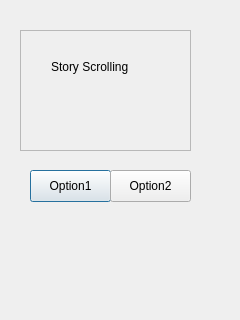
<?xml version="1.0" encoding="UTF-8"?>
<ui version="4.0">
 <class>ReadStory</class>
 <widget class="QDialog" name="ReadStory">
  <property name="geometry">
   <rect>
    <x>0</x>
    <y>0</y>
    <width>240</width>
    <height>320</height>
   </rect>
  </property>
  <property name="windowTitle">
   <string>Dialog</string>
  </property>
  <widget class="QScrollArea" name="scrollArea">
   <property name="geometry">
    <rect>
     <x>20</x>
     <y>30</y>
     <width>171</width>
     <height>121</height>
    </rect>
   </property>
   <property name="widgetResizable">
    <bool>true</bool>
   </property>
   <widget class="QWidget" name="scrollAreaWidgetContents">
    <property name="geometry">
     <rect>
      <x>0</x>
      <y>0</y>
      <width>169</width>
      <height>119</height>
     </rect>
    </property>
    <widget class="QLabel" name="label">
     <property name="geometry">
      <rect>
       <x>30</x>
       <y>20</y>
       <width>121</width>
       <height>31</height>
      </rect>
     </property>
     <property name="text">
      <string>Story Scrolling</string>
     </property>
    </widget>
   </widget>
  </widget>
  <widget class="QPushButton" name="BtnSelectOpt1">
   <property name="geometry">
    <rect>
     <x>30</x>
     <y>170</y>
     <width>81</width>
     <height>32</height>
    </rect>
   </property>
   <property name="text">
    <string>Option1</string>
   </property>
  </widget>
  <widget class="QPushButton" name="BtnSelectOpt2">
   <property name="geometry">
    <rect>
     <x>110</x>
     <y>170</y>
     <width>81</width>
     <height>32</height>
    </rect>
   </property>
   <property name="text">
    <string>Option2</string>
   </property>
  </widget>
 </widget>
 <resources/>
 <connections/>
</ui>
